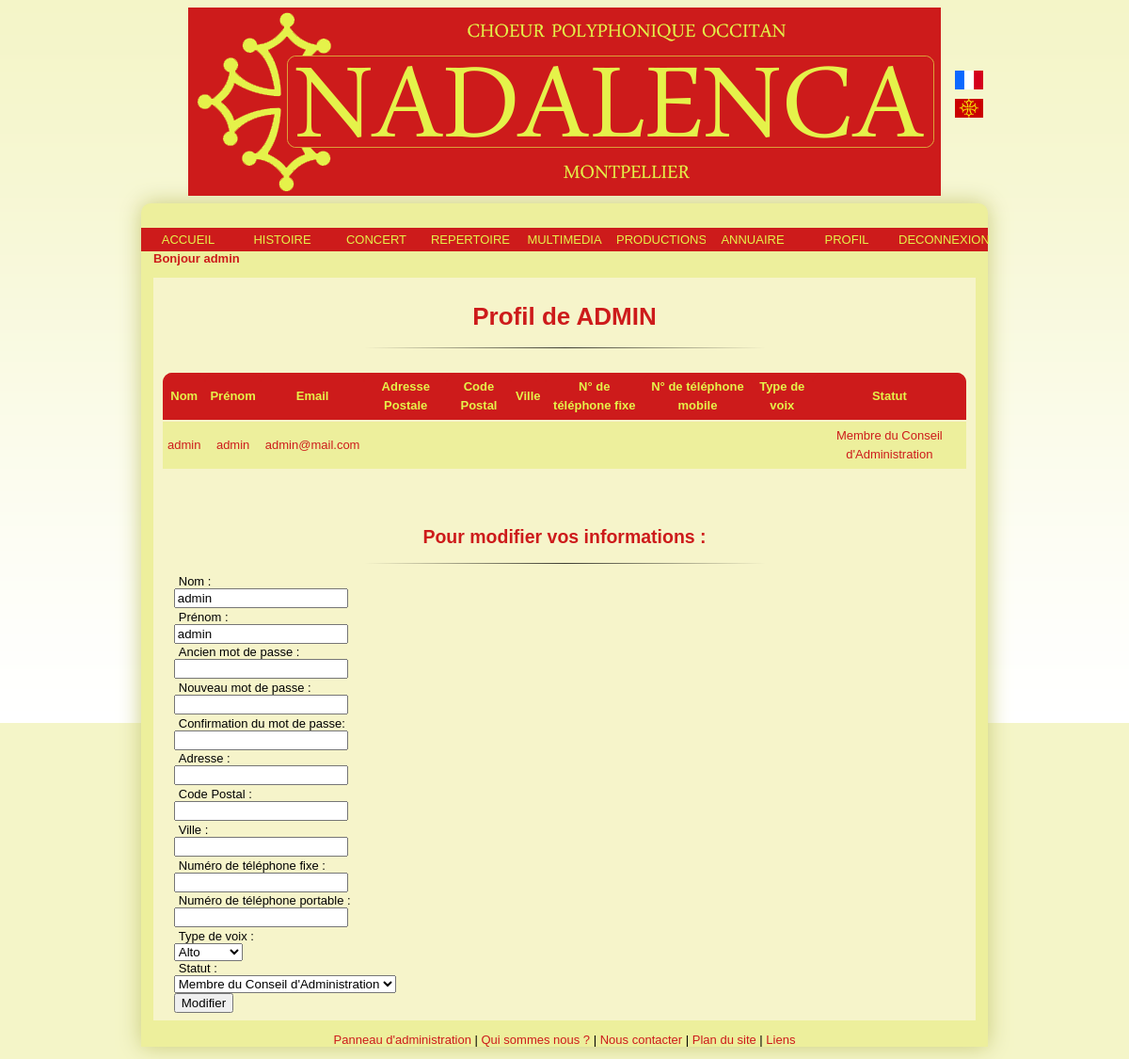
The page /Controleur/controlProfil.php (signed in) on the database its author committed.
### tables this page shows
CREATE TABLE IF NOT EXISTS `utilisateur` (
  `id` int(11) NOT NULL AUTO_INCREMENT,
  `nom` varchar(255) NOT NULL,
  `prenom` varchar(255) NOT NULL,
  `email` varchar(255) NOT NULL,
  `mdp` varchar(255) NOT NULL,
  `statut` varchar(255) NOT NULL,
  `admin` tinyint(1) NOT NULL,
  `adresseP` varchar(255) NOT NULL,
  `codeP` varchar(255) NOT NULL,
  `ville` varchar(255) NOT NULL,
  `numtelF` varchar(14) NOT NULL,
  `numtelM` varchar(14) NOT NULL,
  `voix` varchar(255) NOT NULL,
  PRIMARY KEY (`id`),
  UNIQUE KEY `id` (`id`)
);

### Modele/Utilisateur.php (called while the page is built, shortened)
<?php
class Utilisateur
{
	private $nom;
	private $prenom;
	private $email;
	private $adresseP;
	private $codeP;
	private $ville;
	private $numtelF;
	private $numtelM;
	private $statut;
	private $voix;
	public function getNom()
	{
		return $this->nom;
	}
	public function getPrenom()
	{
		return $this->prenom;
	}
	public function getEmail()
	{
		return $this->email;
	}
	public function getStatut()
	{
		return $this->statut;
	}
	public function getAdresseP()
	{
		return $this->adresseP;
	}
	public function getCodeP()
	{
		return $this->codeP;
	}
	public function getVille()
	{
		return $this->ville;
	}
	public function getNumtelF()
	{
		return $this->numtelF;
	}
	public function getNumtelM()
	{
		return $this->numtelM;
	}
	public function getVoix()
	{
		return $this->voix;
	}
	public function __construct ($id, $nom, $prenom, $email, $mdp, $statut, $admin, $adresseP, $codeP, $ville, $numtelF, $numtelM, $voix)
	{
		$this->nom = $nom;
		$this->prenom = $prenom;
		$this->email = $email;
		$this->statut = $statut;
		$this->adresseP = $adresseP;
		$this->codeP = $codeP;
		$this->ville = $ville;
		$this->numtelF = $numtelF;
		$this->numtelM = $numtelM;
		$this->voix = $voix;
	}
	public static function getUtilisateurByEmail($email)
	{
		$req = "SELECT * FROM utilisateur WHERE email='$email'";
		$res = mysql_query($req) or die ("Erreur insertion : Classe Utilisateur / Fonction getUtilisateurByEmail ");
		$tuple = mysql_fetch_array($res);
		return new Utilisateur($tuple['id'], $tuple['nom'], $tuple['prenom'], $email, $tuple['mdp'], $tuple['statut'], $tuple['admin'], $tuple['adresseP'], $tuple['codeP'], $tuple['ville'], $tuple['numtelF'], $tuple['numtelM'], $tuple['voix']);
	}
}
?>

### Vue/viewValidProfil.php (the view, shortened to what this page needs)
    <h1>Profil de <?php echo (strtoupper($profil->getPrenom()));?></h1>
	<hr />
<table border="1">
	<tr>
		<th>Nom</th>
		<th>Prénom</th>
		<th>Email</th>
		<th>Adresse Postale</th>
		<th>Code Postal</th>
		<th>Ville</th>
		<th>N° de téléphone fixe</th>
		<th>N° de téléphone mobile</th>
		<th>Type de voix</th>
      <th>Statut</th>
	</tr>
 	 	<tr>
		<td><?php echo $profil->getNom();?></td>
 	 		<td><?php echo $profil->getPrenom();?></td>
 	 		<td><?php echo $profil->getEmail();?></td>
		<td><?php echo $profil->getAdresseP();?></td>
		<td><?php echo $profil->getCodeP();?></td>
		<td><?php echo $profil->getVille();?></td>
		<td><?php echo $profil->getnumtelF();?></td>
		<td><?php echo $profil->getnumtelM();?></td>
		<td><?php echo $profil->getVoix();?></td>
      <td><?php echo $profil->getStatut();?></td>
	</tr>
 	</table>
<h2>Pour modifier vos informations :</h2>
<hr />
  <form method="post" action="./controlChangement.php" >
    <fieldset>
        <label>Nom :</label><input type="text" name="nom" value="<?php echo $profil->getNom()?>"/> <br />
        <label>Prénom :</label><input type="text" name="prenom" value="<?php echo $profil->getPrenom()?>"/><br />
        <label>Ancien mot de passe :</label><input type="password"  name="mdpold"/><br />
        <label>Nouveau mot de passe :</label><input type="password"  name="mdpnew"/><br />
        <label>Confirmation du mot de passe: </label><input type="password" name="mdpnewconf"/><br />
        <label>Adresse :</label><input type="text" name="adresseP" value="<?php echo $profil->getAdresseP()?>" /><br />
        <label>Code Postal :</label><input type="text" name="codeP" value="<?php echo $profil->getCodeP()?>" /><br />
        <label>Ville :</label><input type="text" name="ville" value="<?php echo $profil->getVille()?>"/><br />
        <label>Numéro de téléphone fixe :</label><input type="int" name="numtelF" value="<?php echo $profil->getNumtelF()?>"/><br />
        <label>Numéro de téléphone portable :</label><input type="int" name="numtelM" value="<?php echo $profil->getNumtelM()?>"/> <br />
        <label>Type de voix :</label>
        <select name="voix">
            <option value="Alto" <?php if ($profil->getVoix() == "Alto") {echo "selected";} ?> > Alto
            <option value="Basse" <?php if ($profil->getVoix() == "Basse") {echo "selected";} ?> > Basse
            </select><br />
        <label>Statut :</label>
          <select name="statut">
            <option value="President" <?php if ($profil->getStatut() == "President") {echo "selected";} ?> > Président
            <option value="Vice-President" <?php if ($profil->getStatut() == "Vice-President") {echo "selected";} ?> > Vice-Président
            <option value="Tresorier" <?php if ($profil->getStatut() == "Tresorier") {echo "selected";} ?> > Trésorier
            <option value="Tresorier Adjoint" <?php if ($profil->getStatut() == "Tresorier Adjoint") {echo "selected";} ?> > Trésorier Adjoint
            <option value="Secretariat" <?php if ($profil->getStatut() == "Secretariat") {echo "selected";} ?> > Secrétariat
            <option value="Secretariat Adjoint" <?php if ($profil->getStatut() == "Secretariat Adjoint") {echo "selected";} ?> > Secrétariat Adjoint
            <option value="Membre du Conseil d'Administration" <?php if ($profil->getStatut() == "Membre du Conseil d'Administration") {echo "selected";} ?> > Membre du Conseil d'Administration
            <option value="Chef de Choeur" <?php if ($profil->getStatut() == "Chef de Choeur") {echo "selected";} ?> > Chef de Choeur
          </select><br />
          <input type="submit" value="Modifier" />
        </fieldset>
      </form>

### Controleur/menu.php (shortened to what this page needs)
	<body>
	<div id="page">
		<div id="banniere">
			<img src="../Images/banniere_nada.png" alt="banniere" title="Association Polyphonique Nadalenca de Montpellier"/>
			<ul id="drapeau">
				<li><a href="./controlAccueil.php?lang=fr"><img src="../Images/drapfr.png" title="Site de l'Association Nadalenca en français" alt="drapeau_fr"/></a></li>
				<li><a href="./controlAccueil.php?lang=occ"><img src="../Images/drapoc.png" title="Site de l'Association Nadalenca en occitan" alt="occitan_fr"/></a></li>
			</ul>
		</div>
		<div id="corps">
<?php
	include("../Modele/Utilisateur.php");
	if(isset($_SESSION['login']))
	{
		$email = $_SESSION['login'];
		$profil = Utilisateur::getUtilisateurByEmail($email);
		?>
				<ul id="menu_mem">
					<li><a href="./controlAccueil.php?lang=<?php echo $_SESSION['langue']; ?>">ACCUEIL</a></li>
					<li><a href="./controlHistoire.php?lang=<?php echo $_SESSION['langue']; ?>">HISTOIRE</a></li>
					<li><a href="./controlConcert.php">CONCERT</a>
						</li>
					<li><a href="./controlRepertoireHistoire.php?lang=<?php echo $_SESSION['langue']; ?>">REPERTOIRE</a></li>
					<li><a>MULTIMEDIA</a>
						</li>
					<li><a href="./controlProduction.php">PRODUCTIONS</a></li>
					<li><a href="./controlAnnuaire.php">ANNUAIRE</a></li>
					<li><a href="./controlProfil.php">PROFIL</a></li>
					<li><a href="./deconnexion.php">DECONNEXION</a></li>
				</ul>
				<h4>Bonjour <?php echo ($profil->getPrenom());?></h4>
			<div id="contenu">
<?php
}
?>

### style.css (style rules this page uses)
html { text-align: justify; font-family: sans-serif; font-size: small; background:url(./Images/fond.png) #f4f5c8 repeat-x fixed; }
#drapeau { list-style-type: none; margin-left: 63em; margin-top: -11em; background-attachment:fixed; }
#drapeau li { padding-top: 10px; }
#drapeau img { width: 30px; height: 20px; }
#page { width: 900px; height: 100%; margin: auto; }
#banniere { width: 100%; height: 100%; text-align: center; }
img { display: block; margin: 0; margin-right: auto; margin-left: auto; }
#menu_mem { width: 100%; list-style-type: none; margin: 0; margin-top: -3em; padding: 0; text-align: center; }
#menu_mem li { float: left; width: 100px; }
#menu_mem li a { display:block; color:#e5f24a; background-color:#cd1b1b; margin:0; padding:5px 5px; border:0; text-decoration:none; }
#menu_mem li a:link, #menu_mem li a:visited { display:block; color:#e5f24a; background-color:#cd1b1b; margin:0; padding:5px 5px; border:0; text-decoration:none; }
#corps { width:100%; height:100%; margin-top:7em; border-radius: 10px 10px 0 0; background-color:#edef9c; box-shadow:0px 0px 23px #cacc7b; padding-top:5em; }
#contenu { background-color: #f6f4ca; margin-right: 1em; margin-left: 1em; padding-left: 10px; padding-right: 10px; padding-bottom: 1em; }
h1 { text-align: center; margin-top: 2em; padding-top: 1em; color: #cd1b1b; }
h2 { text-align: center; color: #cd1b1b; margin-top: 2em; padding-top: 1em; }
h4 { margin: 0; margin-left: 1em; margin-bottom:-4em; color: #cd1b1b; }
hr { width: 50%; border: 0; height: 1px; background-image: -webkit-linear-gradient(left, rgba(0,0,0,0), rgba(0,0,0,0.75), rgba(0,0,0,0)); background-image: -moz-linear-gradient(left, rgba(0,0,0,0), rgba(0,0,0,0.75), rgba(0,0,0,0)); background-image: -ms-linear-gradient(left, rgba(0,0,0,0), rgba(0,0,0,0.75), rgba(0,0,0,0)); background-image: -o-linear-gradient(left, rgba(0,0,0,0), rgba(0,0,0,0.75), rgba(0,0,0,0)); }
fieldset { border: 0; }
label, input { display: block; }
input { margin-bottom: -1em; }
label { padding-left: 5px; }
a:link, a:visited { text-decoration: none; color: #cd1b1b; }
table { vertical-align: middle; margin: auto; margin-top:2em; padding : auto; background-color: #cd1b1b; border:none; border-collapse:collapse; border-radius: 10px 10px 0 0; }
td, th { padding: 5px; border:none; border-collapse:collapse; color: #333; text-align: center; }
th { line-height: 20px; background-color:#cd1b1b; color: #e5f24a; border-radius: 10px 10px 0 0; }
td { line-height: 20px; border-bottom: 2px solid #f6f4ca; border-top: 2px solid #f6f4ca; background-color:#edef9c; color: #cd1b1b; }
h4 { margin: 0; margin-left: 1em; margin-bottom:-3em; color: #cd1b1b; }

### rows shown on the page
utilisateur: prenom "admin", prenom "ADMIN", nom "admin", email "admin@mail.com", statut "Membre du Conseil d'Administration"
